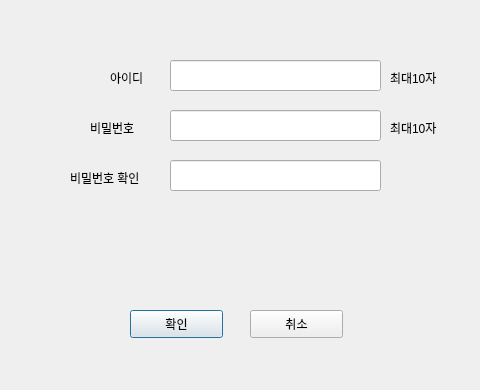
<?xml version="1.0" encoding="UTF-8"?>
<ui version="4.0">
 <class>Dialog</class>
 <widget class="QDialog" name="Dialog">
  <property name="geometry">
   <rect>
    <x>0</x>
    <y>0</y>
    <width>480</width>
    <height>390</height>
   </rect>
  </property>
  <property name="windowTitle">
   <string>Dialog</string>
  </property>
  <widget class="QPushButton" name="ghkrdls">
   <property name="geometry">
    <rect>
     <x>130</x>
     <y>310</y>
     <width>93</width>
     <height>28</height>
    </rect>
   </property>
   <property name="text">
    <string>확인</string>
   </property>
  </widget>
  <widget class="QPushButton" name="cnlth">
   <property name="geometry">
    <rect>
     <x>250</x>
     <y>310</y>
     <width>93</width>
     <height>28</height>
    </rect>
   </property>
   <property name="text">
    <string>취소</string>
   </property>
  </widget>
  <widget class="QLineEdit" name="user_id">
   <property name="geometry">
    <rect>
     <x>170</x>
     <y>60</y>
     <width>211</width>
     <height>31</height>
    </rect>
   </property>
   <property name="maxLength">
    <number>10</number>
   </property>
  </widget>
  <widget class="QLineEdit" name="user_pwd">
   <property name="geometry">
    <rect>
     <x>170</x>
     <y>110</y>
     <width>211</width>
     <height>31</height>
    </rect>
   </property>
   <property name="maxLength">
    <number>10</number>
   </property>
  </widget>
  <widget class="QLineEdit" name="user_pwd2">
   <property name="geometry">
    <rect>
     <x>170</x>
     <y>160</y>
     <width>211</width>
     <height>31</height>
    </rect>
   </property>
   <property name="maxLength">
    <number>10</number>
   </property>
  </widget>
  <widget class="QLabel" name="label">
   <property name="geometry">
    <rect>
     <x>110</x>
     <y>70</y>
     <width>64</width>
     <height>15</height>
    </rect>
   </property>
   <property name="text">
    <string>아이디</string>
   </property>
  </widget>
  <widget class="QLabel" name="label_2">
   <property name="geometry">
    <rect>
     <x>90</x>
     <y>120</y>
     <width>64</width>
     <height>15</height>
    </rect>
   </property>
   <property name="text">
    <string>비밀번호</string>
   </property>
  </widget>
  <widget class="QLabel" name="label_3">
   <property name="geometry">
    <rect>
     <x>70</x>
     <y>170</y>
     <width>101</width>
     <height>16</height>
    </rect>
   </property>
   <property name="text">
    <string>비밀번호 확인</string>
   </property>
  </widget>
  <widget class="QLabel" name="label_5">
   <property name="geometry">
    <rect>
     <x>390</x>
     <y>70</y>
     <width>64</width>
     <height>15</height>
    </rect>
   </property>
   <property name="text">
    <string>최대10자</string>
   </property>
  </widget>
  <widget class="QLabel" name="label_6">
   <property name="geometry">
    <rect>
     <x>390</x>
     <y>120</y>
     <width>64</width>
     <height>15</height>
    </rect>
   </property>
   <property name="text">
    <string>최대10자</string>
   </property>
  </widget>
 </widget>
 <resources/>
 <connections/>
</ui>
